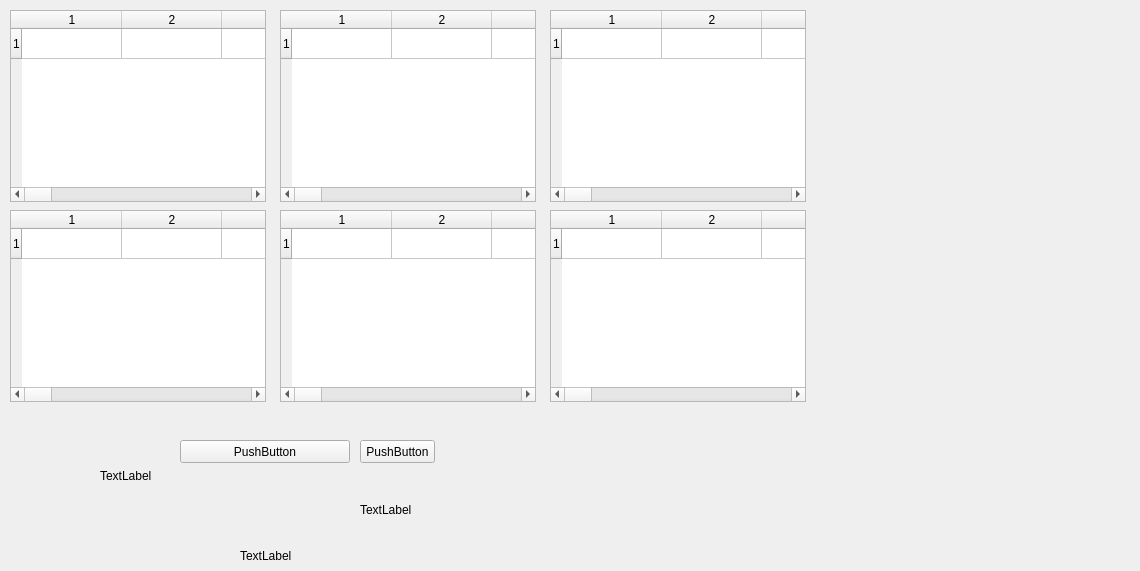
      <widget class="QWidget" name="tab_3">
       <property name="enabled">
        <bool>true</bool>
       </property>
       <attribute name="title">
        <string>页</string>
       </attribute>
       <widget class="QTableWidget" name="tServantRequirementData">
        <property name="geometry">
         <rect>
          <x>10</x>
          <y>10</y>
          <width>256</width>
          <height>192</height>
         </rect>
        </property>
        <property name="toolTip">
         <string>for servant break and skill requirement data</string>
        </property>
        <property name="rowCount">
         <number>1</number>
        </property>
        <property name="columnCount">
         <number>69</number>
        </property>
        <row/>
        <column/>
        <column/>
        <column/>
        <column/>
        <column/>
        <column/>
        <column/>
        <column/>
        <column/>
        <column/>
        <column/>
        <column/>
        <column/>
        <column/>
        <column/>
        <column/>
        <column/>
        <column/>
        <column/>
        <column/>
        <column/>
        <column/>
        <column/>
        <column/>
        <column/>
        <column/>
        <column/>
        <column/>
        <column/>
        <column/>
        <column/>
        <column/>
        <column/>
        <column/>
        <column/>
        <column/>
        <column/>
        <column/>
        <column/>
        <column/>
        <column/>
        <column/>
        <column/>
        <column/>
        <column/>
        <column/>
        <column/>
        <column/>
        <column/>
        <column/>
        <column/>
        <column/>
        <column/>
        <column/>
        <column/>
        <column/>
        <column/>
        <column/>
        <column/>
        <column/>
        <column/>
        <column/>
        <column/>
        <column/>
        <column/>
        <column/>
        <column/>
        <column/>
        <column/>
       </widget>
       <widget class="QTableWidget" name="tCalculateData">
        <property name="geometry">
         <rect>
          <x>280</x>
          <y>10</y>
          <width>256</width>
          <height>192</height>
         </rect>
        </property>
        <property name="toolTip">
         <string>for servant break and skill requirement calculate</string>
        </property>
        <property name="rowCount">
         <number>1</number>
        </property>
        <property name="columnCount">
         <number>69</number>
        </property>
        <row/>
        <column/>
        <column/>
        <column/>
        <column/>
        <column/>
        <column/>
        <column/>
        <column/>
        <column/>
        <column/>
        <column/>
        <column/>
        <column/>
        <column/>
        <column/>
        <column/>
        <column/>
        <column/>
        <column/>
        <column/>
        <column/>
        <column/>
        <column/>
        <column/>
        <column/>
        <column/>
        <column/>
        <column/>
        <column/>
        <column/>
        <column/>
        <column/>
        <column/>
        <column/>
        <column/>
        <column/>
        <column/>
        <column/>
        <column/>
        <column/>
        <column/>
        <column/>
        <column/>
        <column/>
        <column/>
        <column/>
        <column/>
        <column/>
        <column/>
        <column/>
        <column/>
        <column/>
        <column/>
        <column/>
        <column/>
        <column/>
        <column/>
        <column/>
        <column/>
        <column/>
        <column/>
        <column/>
        <column/>
        <column/>
        <column/>
        <column/>
        <column/>
        <column/>
        <column/>
       </widget>
       <widget class="QTableWidget" name="tQPRequirementData">
        <property name="geometry">
         <rect>
          <x>550</x>
          <y>10</y>
          <width>256</width>
          <height>192</height>
         </rect>
        </property>
        <property name="toolTip">
         <string>for servant break and skill qp data</string>
        </property>
        <property name="rowCount">
         <number>1</number>
        </property>
        <property name="columnCount">
         <number>69</number>
        </property>
        <row/>
        <column/>
        <column/>
        <column/>
        <column/>
        <column/>
        <column/>
        <column/>
        <column/>
        <column/>
        <column/>
        <column/>
        <column/>
        <column/>
        <column/>
        <column/>
        <column/>
        <column/>
        <column/>
        <column/>
        <column/>
        <column/>
        <column/>
        <column/>
        <column/>
        <column/>
        <column/>
        <column/>
        <column/>
        <column/>
        <column/>
        <column/>
        <column/>
        <column/>
        <column/>
        <column/>
        <column/>
        <column/>
        <column/>
        <column/>
        <column/>
        <column/>
        <column/>
        <column/>
        <column/>
        <column/>
        <column/>
        <column/>
        <column/>
        <column/>
        <column/>
        <column/>
        <column/>
        <column/>
        <column/>
        <column/>
        <column/>
        <column/>
        <column/>
        <column/>
        <column/>
        <column/>
        <column/>
        <column/>
        <column/>
        <column/>
        <column/>
        <column/>
        <column/>
        <column/>
       </widget>
       <widget class="QTableWidget" name="tPlanShopCalculateData">
        <property name="geometry">
         <rect>
          <x>280</x>
          <y>210</y>
          <width>256</width>
          <height>192</height>
         </rect>
        </property>
        <property name="toolTip">
         <string>for plan data</string>
        </property>
        <property name="rowCount">
         <number>1</number>
        </property>
        <property name="columnCount">
         <number>69</number>
        </property>
        <row/>
        <column/>
        <column/>
        <column/>
        <column/>
        <column/>
        <column/>
        <column/>
        <column/>
        <column/>
        <column/>
        <column/>
        <column/>
        <column/>
        <column/>
        <column/>
        <column/>
        <column/>
        <column/>
        <column/>
        <column/>
        <column/>
        <column/>
        <column/>
        <column/>
        <column/>
        <column/>
        <column/>
        <column/>
        <column/>
        <column/>
        <column/>
        <column/>
        <column/>
        <column/>
        <column/>
        <column/>
        <column/>
        <column/>
        <column/>
        <column/>
        <column/>
        <column/>
        <column/>
        <column/>
        <column/>
        <column/>
        <column/>
        <column/>
        <column/>
        <column/>
        <column/>
        <column/>
        <column/>
        <column/>
        <column/>
        <column/>
        <column/>
        <column/>
        <column/>
        <column/>
        <column/>
        <column/>
        <column/>
        <column/>
        <column/>
        <column/>
        <column/>
        <column/>
        <column/>
       </widget>
       <widget class="QTableWidget" name="tTrueNameData">
        <property name="geometry">
         <rect>
          <x>10</x>
          <y>210</y>
          <width>256</width>
          <height>192</height>
         </rect>
        </property>
        <property name="toolTip">
         <string>for true name data</string>
        </property>
        <property name="rowCount">
         <number>1</number>
        </property>
        <property name="columnCount">
         <number>69</number>
        </property>
        <row/>
        <column/>
        <column/>
        <column/>
        <column/>
        <column/>
        <column/>
        <column/>
        <column/>
        <column/>
        <column/>
        <column/>
        <column/>
        <column/>
        <column/>
        <column/>
        <column/>
        <column/>
        <column/>
        <column/>
        <column/>
        <column/>
        <column/>
        <column/>
        <column/>
        <column/>
        <column/>
        <column/>
        <column/>
        <column/>
        <column/>
        <column/>
        <column/>
        <column/>
        <column/>
        <column/>
        <column/>
        <column/>
        <column/>
        <column/>
        <column/>
        <column/>
        <column/>
        <column/>
        <column/>
        <column/>
        <column/>
        <column/>
        <column/>
        <column/>
        <column/>
        <column/>
        <column/>
        <column/>
        <column/>
        <column/>
        <column/>
        <column/>
        <column/>
        <column/>
        <column/>
        <column/>
        <column/>
        <column/>
        <column/>
        <column/>
        <column/>
        <column/>
        <column/>
        <column/>
       </widget>
       <widget class="QTableWidget" name="tPlanUnlimitedPoolCalculateData">
        <property name="geometry">
         <rect>
          <x>550</x>
          <y>210</y>
          <width>256</width>
          <height>192</height>
         </rect>
        </property>
        <property name="toolTip">
         <string>for plan data</string>
        </property>
        <property name="rowCount">
         <number>1</number>
        </property>
        <property name="columnCount">
         <number>69</number>
        </property>
        <row/>
        <column/>
        <column/>
        <column/>
        <column/>
        <column/>
        <column/>
        <column/>
        <column/>
        <column/>
        <column/>
        <column/>
        <column/>
        <column/>
        <column/>
        <column/>
        <column/>
        <column/>
        <column/>
        <column/>
        <column/>
        <column/>
        <column/>
        <column/>
        <column/>
        <column/>
        <column/>
        <column/>
        <column/>
        <column/>
        <column/>
        <column/>
        <column/>
        <column/>
        <column/>
        <column/>
        <column/>
        <column/>
        <column/>
        <column/>
        <column/>
        <column/>
        <column/>
        <column/>
        <column/>
        <column/>
        <column/>
        <column/>
        <column/>
        <column/>
        <column/>
        <column/>
        <column/>
        <column/>
        <column/>
        <column/>
        <column/>
        <column/>
        <column/>
        <column/>
        <column/>
        <column/>
        <column/>
        <column/>
        <column/>
        <column/>
        <column/>
        <column/>
        <column/>
        <column/>
       </widget>
       <widget class="QLabel" name="label_2">
        <property name="geometry">
         <rect>
          <x>240</x>
          <y>550</y>
          <width>170</width>
          <height>12</height>
         </rect>
        </property>
        <property name="text">
         <string>TextLabel</string>
        </property>
       </widget>
       <widget class="QLabel" name="sRowNumber">
        <property name="geometry">
         <rect>
          <x>360</x>
          <y>500</y>
          <width>170</width>
          <height>20</height>
         </rect>
        </property>
        <property name="text">
         <string>TextLabel</string>
        </property>
       </widget>
       <widget class="QPushButton" name="pushButton">
        <property name="geometry">
         <rect>
          <x>180</x>
          <y>440</y>
          <width>170</width>
          <height>23</height>
         </rect>
        </property>
        <property name="text">
         <string>PushButton</string>
        </property>
       </widget>
       <widget class="QPushButton" name="pushButton_2">
        <property name="geometry">
         <rect>
          <x>360</x>
          <y>440</y>
          <width>75</width>
          <height>23</height>
         </rect>
        </property>
        <property name="text">
         <string>PushButton</string>
        </property>
       </widget>
       <widget class="QLabel" name="label">
        <property name="geometry">
         <rect>
          <x>100</x>
          <y>470</y>
          <width>1031</width>
          <height>12</height>
         </rect>
        </property>
        <property name="text">
         <string>TextLabel</string>
        </property>
       </widget>
      </widget>
